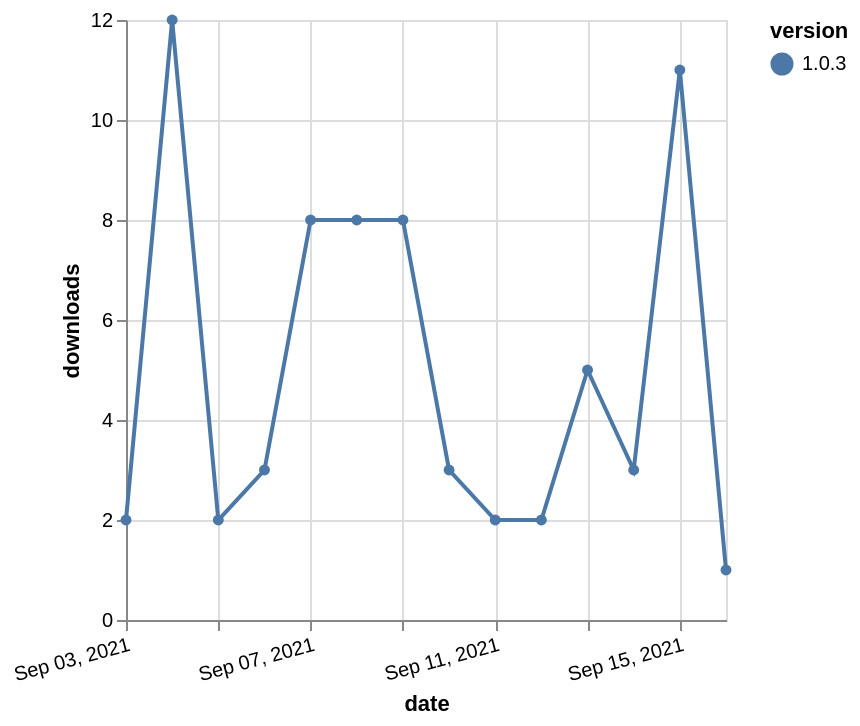

Describe this chart as a Vega-Lite specification.
### Vega-Lite specification from a JSON file in a GitHub repository (floating-point values rounded to 4 significant figures)
{"$schema": "https://vega.github.io/schema/vega-lite/v5.json", "description": "A simple bar chart with embedded data.", "data": {"values": [{"date": "2021-09-03", "total": 6726, "delta": 2, "version": "1.0.3"}, {"date": "2021-09-04", "total": 6738, "delta": 12, "version": "1.0.3"}, {"date": "2021-09-05", "total": 6740, "delta": 2, "version": "1.0.3"}, {"date": "2021-09-06", "total": 6743, "delta": 3, "version": "1.0.3"}, {"date": "2021-09-07", "total": 6751, "delta": 8, "version": "1.0.3"}, {"date": "2021-09-08", "total": 6759, "delta": 8, "version": "1.0.3"}, {"date": "2021-09-09", "total": 6767, "delta": 8, "version": "1.0.3"}, {"date": "2021-09-10", "total": 6770, "delta": 3, "version": "1.0.3"}, {"date": "2021-09-11", "total": 6772, "delta": 2, "version": "1.0.3"}, {"date": "2021-09-12", "total": 6774, "delta": 2, "version": "1.0.3"}, {"date": "2021-09-13", "total": 6779, "delta": 5, "version": "1.0.3"}, {"date": "2021-09-14", "total": 6782, "delta": 3, "version": "1.0.3"}, {"date": "2021-09-15", "total": 6793, "delta": 11, "version": "1.0.3"}, {"date": "2021-09-16", "total": 6794, "delta": 1, "version": "1.0.3"}]}, "width": "container", "mark": {"type": "line", "point": {"filled": true}}, "encoding": {"x": {"field": "date", "type": "temporal", "timeUnit": "yearmonthdate", "title": "date", "axis": {"labelAngle": -15}}, "y": {"field": "delta", "type": "quantitative", "title": "downloads"}, "color": {"field": "version", "type": "nominal"}, "tooltip": {"field": "delta"}}}
